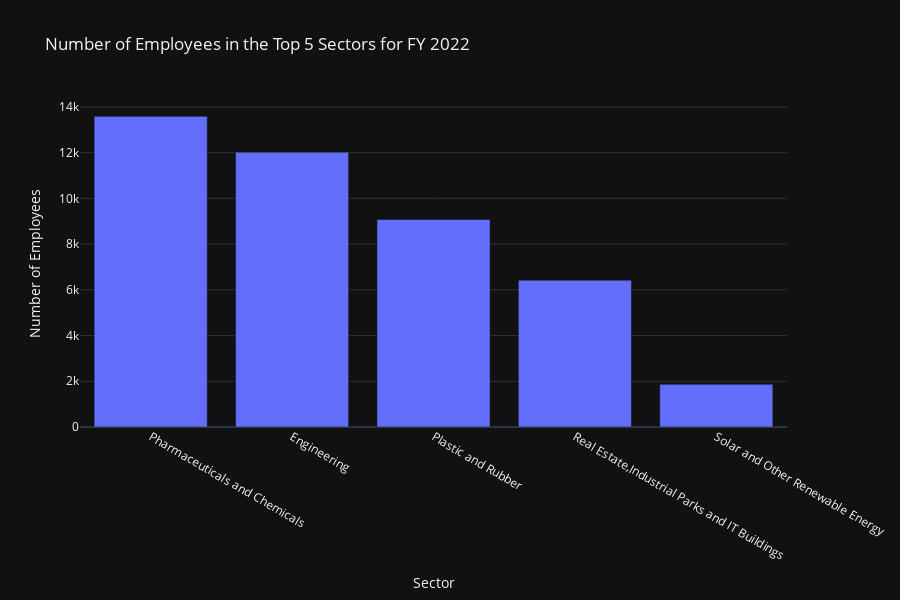

Notebook code for this chart:
### Code cell
# Group by sector and sum the number of employees for the top 5 sectors
employment_in_top_sectors = fy_2022[fy_2022['sector'].isin(top_5_sectors.index)].groupby('sector')['number_of_employees'].sum()
employment_in_top_sectors = employment_in_top_sectors.sort_values(ascending=False)
#Plotting
fig = go.Figure(data=[
    go.Bar(name='Number of Employees', x=employment_in_top_sectors.index, y=employment_in_top_sectors.values)
   
])

# Update layout
fig.update_layout(
    title="Number of Employees in the Top 5 Sectors for FY 2022",
    xaxis_title='Sector',
    yaxis_title='Number of Employees',
    template="plotly_dark",
    height=600,
    showlegend=False
)

# Define the title string for saving the plot
plot_title = "Number_of_Employees_in_Top_5_Sectors_FY_2022"

# Save the plot to the specified directory
plot_path = f"D:\\Telangana_Growth_Analysis\\notebooks\\plots\\ts_ipass\\8\\{plot_title}.html"
fig.write_html(plot_path)

print(f"Plot saved to {plot_path}")

fig.show()

### Figure 1 — Plotly figure (JSON) as saved in the notebook; plotly's stock layout.template omitted (floating-point values rounded to 4 significant figures)
{"data": [{"name": "Number of Employees", "type": "bar", "x": ["Pharmaceuticals and Chemicals", "Engineering", "Plastic and Rubber", "Real Estate,Industrial Parks and IT Buildings", "Solar and Other Renewable Energy"], "y": [13591, 12025, 9078, 6424, 1866]}], "layout": {"height": 600, "showlegend": false, "title": {"text": "Number of Employees in the Top 5 Sectors for FY 2022"}, "xaxis": {"title": {"text": "Sector"}}, "yaxis": {"title": {"text": "Number of Employees"}}}}
